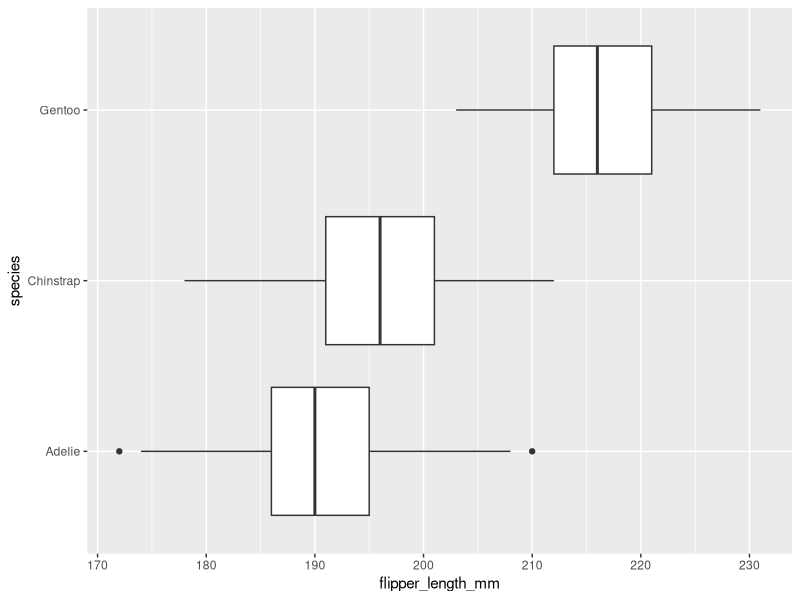
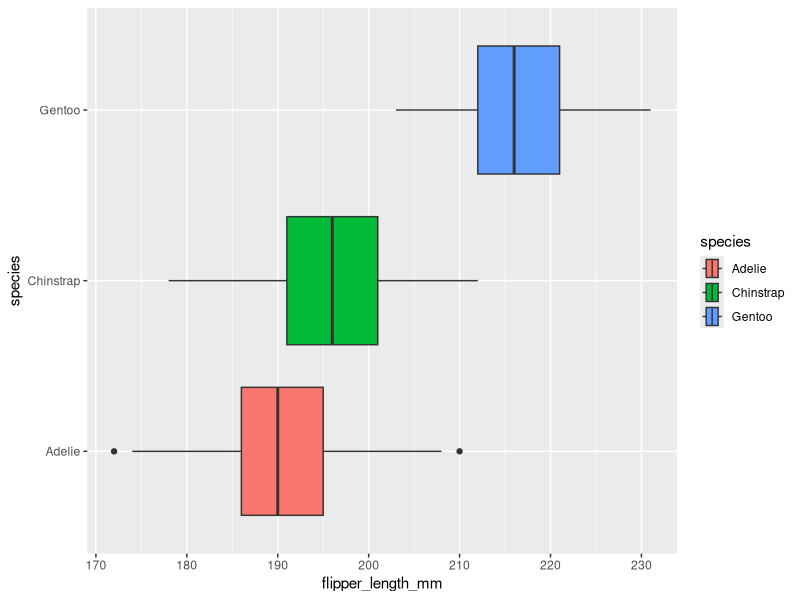
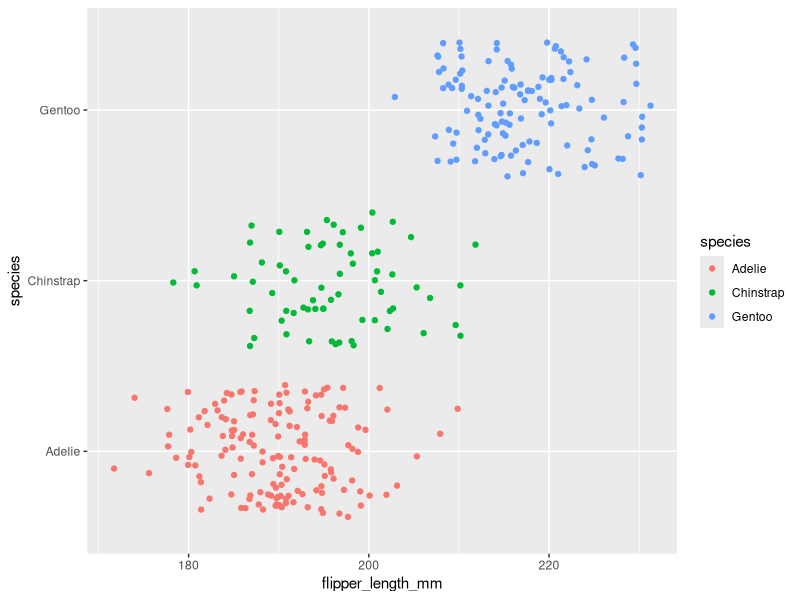
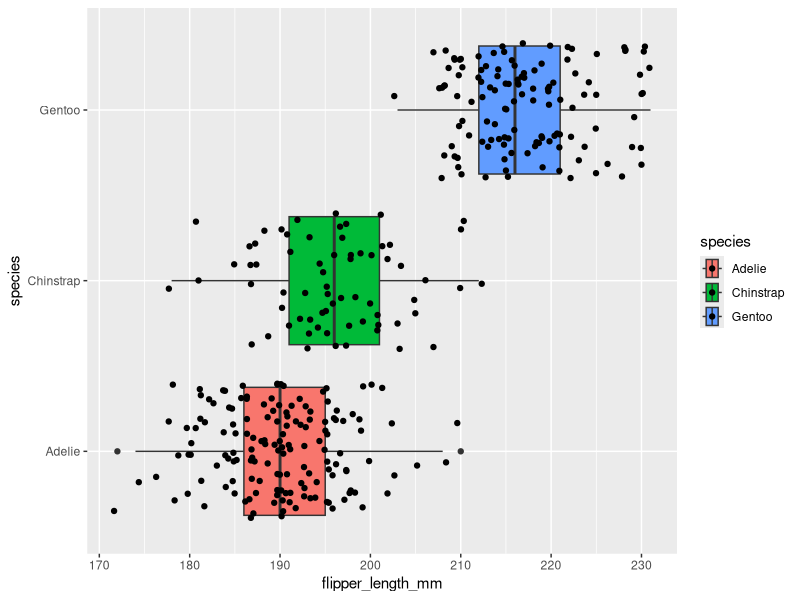

R code for these plots, in order:
## ---- chunk 1
knitr::opts_chunk$set(error = TRUE)
## ---- chunk 2
library(palmerpenguins)
penguins
## ---- chunk 3
library(ggplot2)
## ---- chunk 4
ggplot(data = penguins, mapping = aes(x = flipper_length_mm, y = species)) +
  geom_boxplot()
## ---- chunk 5
ggplot(data = penguins, mapping = aes(x = flipper_length_mm, y = species, fill = species)) +
  geom_boxplot()
## ---- chunk 6
ggplot(data = penguins, mapping = aes(x = flipper_length_mm, y = species, color = species)) +
  geom_jitter()
## ---- chunk 7
ggplot(data = penguins, mapping = aes(x = flipper_length_mm, y = species, fill = species)) +
  geom_boxplot()+
  geom_jitter()
## ---- chunk 8

## ---- chunk 9

## ---- chunk 10

## ---- chunk 11

## ---- chunk 12

## ---- chunk 13

## ---- chunk 14

